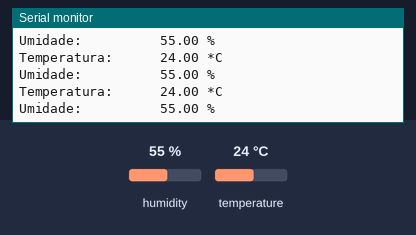
Bench run of a sketch on a simulated Arduino Uno, built with avr-gcc and run on an emulated ATmega328P. Parts: the last lines printed to the serial monitor. Inputs (shaded band) come from the test bench; at power-on: humidity 55 %, temperature 24 °C.

Above: at 2.8 s.
2.9 s: humidity set to 22 %
At 4.39 s:
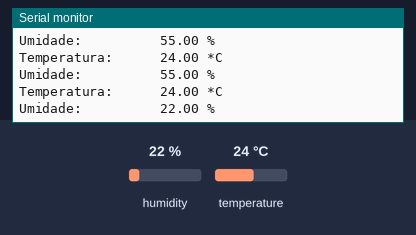
5.6 s: temperature set to 12 °C
At 6.0 s:
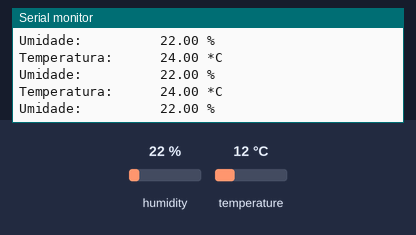
8.3 s: humidity set to 40 %
At 8.44 s:
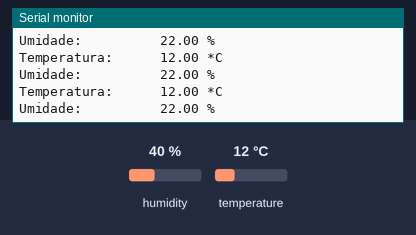
Timing chart, 0 to 11.3 s (numbered marks = the images above; inputs shaded):
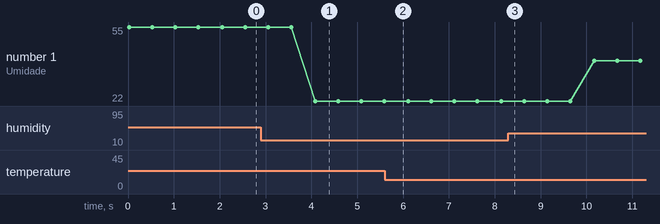

Measured:
- after the input at 2.9 s, the serial monitor: prints a new line after 1.2 s (image 1)
- plotted number 1: 55 → 22 after the input at 2.9 s, 22 → 40 after the input at 8.3 s

The sketch:

Codigo_base.ino
```cpp
#include "DHT.h"


const int pinoDHT = 12;


DHT dht(pinoDHT, DHT11);  //Criacao da instancia DHT, em funcao do pino do sensor e do tipo do DHT

void setup()
{

  Serial.begin(115200);
  dht.begin();
}

void loop()
{
    float temperatura = dht.readTemperature();
    float umidade = dht.readHumidity();

    Serial.print("Temperatura:      ");
    Serial.print(temperatura);
    Serial.println(" *C");
    Serial.print("Umidade:          ");
    Serial.print(umidade);
    Serial.println(" %");
    delay(500);
}
```
